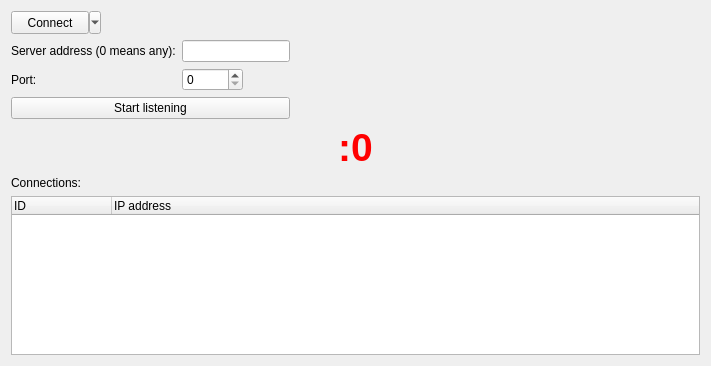
<?xml version="1.0" encoding="UTF-8"?>
<ui version="4.0">
 <class>LorrisProxy</class>
 <widget class="QWidget" name="LorrisProxy">
  <property name="geometry">
   <rect>
    <x>0</x>
    <y>0</y>
    <width>711</width>
    <height>366</height>
   </rect>
  </property>
  <property name="windowTitle">
   <string>Form</string>
  </property>
  <layout class="QVBoxLayout" name="verticalLayout_2" stretch="0,0,4,0,0">
   <item>
    <layout class="QHBoxLayout" name="horizontalLayout">
     <item>
      <widget class="QToolButton" name="connectButton">
       <property name="sizePolicy">
        <sizepolicy hsizetype="Minimum" vsizetype="Fixed">
         <horstretch>0</horstretch>
         <verstretch>0</verstretch>
        </sizepolicy>
       </property>
       <property name="minimumSize">
        <size>
         <width>90</width>
         <height>23</height>
        </size>
       </property>
       <property name="text">
        <string>Connect</string>
       </property>
       <property name="popupMode">
        <enum>QToolButton::MenuButtonPopup</enum>
       </property>
       <property name="toolButtonStyle">
        <enum>Qt::ToolButtonTextOnly</enum>
       </property>
      </widget>
     </item>
     <item>
      <spacer name="horizontalSpacer_2">
       <property name="orientation">
        <enum>Qt::Horizontal</enum>
       </property>
       <property name="sizeHint" stdset="0">
        <size>
         <width>13</width>
         <height>22</height>
        </size>
       </property>
      </spacer>
     </item>
    </layout>
   </item>
   <item>
    <layout class="QHBoxLayout" name="horizontalLayout_2" stretch="0,4">
     <item>
      <layout class="QVBoxLayout" name="verticalLayout">
       <item>
        <layout class="QFormLayout" name="formLayout">
         <property name="fieldGrowthPolicy">
          <enum>QFormLayout::ExpandingFieldsGrow</enum>
         </property>
         <property name="labelAlignment">
          <set>Qt::AlignLeading|Qt::AlignLeft|Qt::AlignVCenter</set>
         </property>
         <item row="0" column="0">
          <widget class="QLabel" name="label">
           <property name="text">
            <string>Server address (0 means any):</string>
           </property>
          </widget>
         </item>
         <item row="0" column="1">
          <widget class="QLineEdit" name="addressEdit">
           <property name="inputMask">
            <string/>
           </property>
           <property name="text">
            <string/>
           </property>
          </widget>
         </item>
         <item row="1" column="0">
          <widget class="QLabel" name="label_2">
           <property name="text">
            <string>Port:</string>
           </property>
          </widget>
         </item>
         <item row="1" column="1">
          <widget class="QSpinBox" name="portBox">
           <property name="maximum">
            <number>65536</number>
           </property>
          </widget>
         </item>
        </layout>
       </item>
       <item>
        <widget class="QPushButton" name="listenButon">
         <property name="text">
          <string>Start listening</string>
         </property>
        </widget>
       </item>
      </layout>
     </item>
     <item>
      <spacer name="horizontalSpacer">
       <property name="orientation">
        <enum>Qt::Horizontal</enum>
       </property>
       <property name="sizeHint" stdset="0">
        <size>
         <width>40</width>
         <height>20</height>
        </size>
       </property>
      </spacer>
     </item>
    </layout>
   </item>
   <item>
    <widget class="QLabel" name="addressLabel">
     <property name="font">
      <font>
       <pointsize>29</pointsize>
       <weight>75</weight>
       <bold>true</bold>
      </font>
     </property>
     <property name="styleSheet">
      <string notr="true">color: red</string>
     </property>
     <property name="text">
      <string>:0</string>
     </property>
     <property name="alignment">
      <set>Qt::AlignCenter</set>
     </property>
     <property name="textInteractionFlags">
      <set>Qt::LinksAccessibleByMouse|Qt::TextSelectableByKeyboard|Qt::TextSelectableByMouse</set>
     </property>
    </widget>
   </item>
   <item>
    <widget class="QLabel" name="label_3">
     <property name="text">
      <string>Connections:</string>
     </property>
    </widget>
   </item>
   <item>
    <widget class="QTreeWidget" name="connections">
     <property name="editTriggers">
      <set>QAbstractItemView::NoEditTriggers</set>
     </property>
     <column>
      <property name="text">
       <string>ID</string>
      </property>
     </column>
     <column>
      <property name="text">
       <string>IP address</string>
      </property>
     </column>
    </widget>
   </item>
  </layout>
 </widget>
 <resources/>
 <connections/>
</ui>
